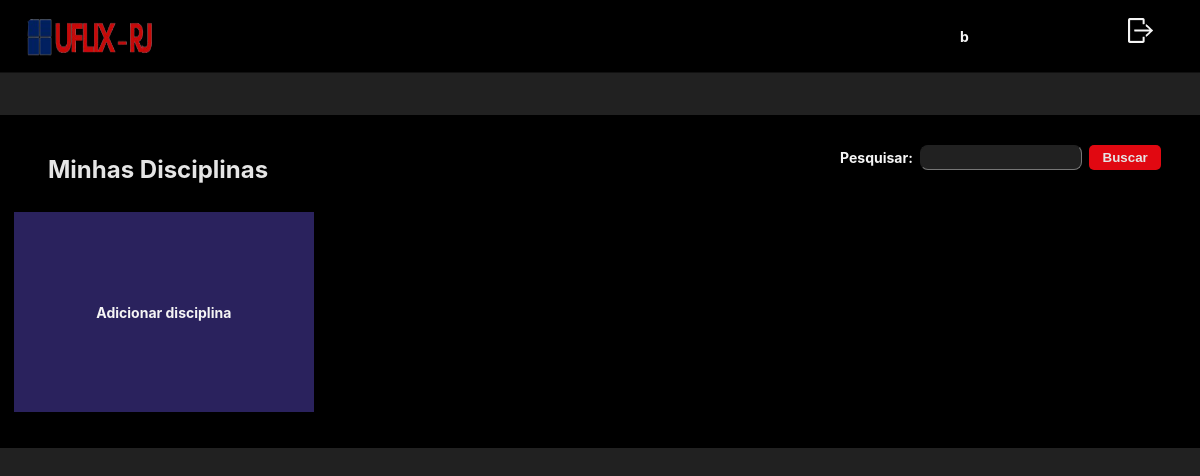
Before: /materia (signed in) with the older database file.
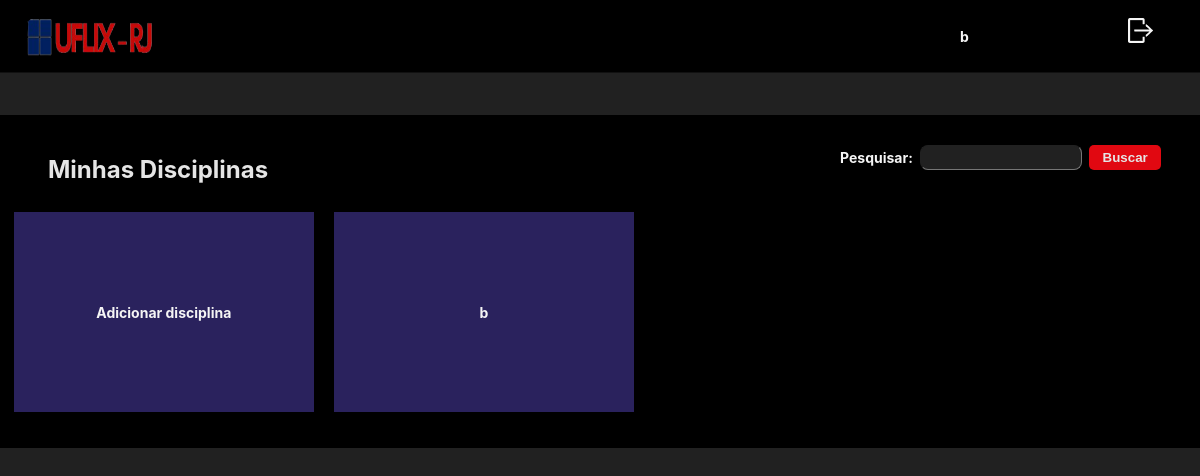
After: the same page with the newer database file.
### app/criar_disciplina/model.py (models this page shows, shortened)
class CriarDisciplina(BaseModel):
    __tablename__ = "criardisciplina"
    id = db.Column(db.Integer, primary_key=True)
    materia = db.Column(db.String(50), nullable=False)
    periodo = db.Column(db.String(50), nullable=False)
    codigo_materia = db.Column(db.String(5), nullable=False)
    codigo_turma = db.Column(db.String(5), nullable=False, unique = True)
    video = db.relationship("Video")
    user_id = db.Column(db.Integer, db.ForeignKey('user.id'))

### app/minhas_disciplinas/controllers.py (the view)
class MinhasDisciplinas(MethodView): #/materia
    def get(self):
        user = current_user.id
        materia = CriarDisciplina.query.filter_by(user_id = user) #Accessing the data in database
        return render_template("Minhasdisciplinas/MinhasDisciplinas.html", materias=materia)

### app/templates/Minhasdisciplinas/MinhasDisciplinas.html (shortened to what this page needs)
<html>
    <head>
        <link href="{{ url_for ('static', filename='materias.css')}}" rel="stylesheet">
    </head>
    <body>
        <div id = "header">
            <img src="../../static/imagens/logo.png" alt="Minerva" class= "m-image">
            <div  id= "p">
                <div id= "profile-box">
                    <p id = "profileName">{{current_user.nome}}</p>
                </div>
                <a href="/logout" id= "leave">
                    <img src="../../static/imagens/logout (1) 1.png" alt="leave">
                </a>
            </div>
        </div>
        <div id = "main">
        <div id= "header2">
           <h1>Minhas Disciplinas</h1>
           <div id = "search">
                <p id = "profileName">Pesquisar:</p>
                <input type="text" class="input">
                <input type = "submit" id = "button" value="Buscar">
            </div>
        </div>
        <div id = "materias">
            <div class ="materia-container" id = "ad">
            {% if current_user.classe == 1 %}
                <a href='/criardisciplina'>
                    <p id="profileName">Adicionar disciplina</p>
                </a>
            {% else %}
                <a href='/inscricaodisciplina '>
                    <p id="profileName">Inscrição em disciplina</p>
                </a>
            {% endif %}
            </div>
            {%for materia in materias %}
            <div class="materia-container" id="ad" ><a href = '/materia/{{materia.id}}'><p class="profileName">   {{materia.materia}}   </p></a></div>
            {% endfor %}
        </div>
        </div>
    </body>
</html>

Changed rows visible on the page:
added CriarDisciplina: materia "b"
